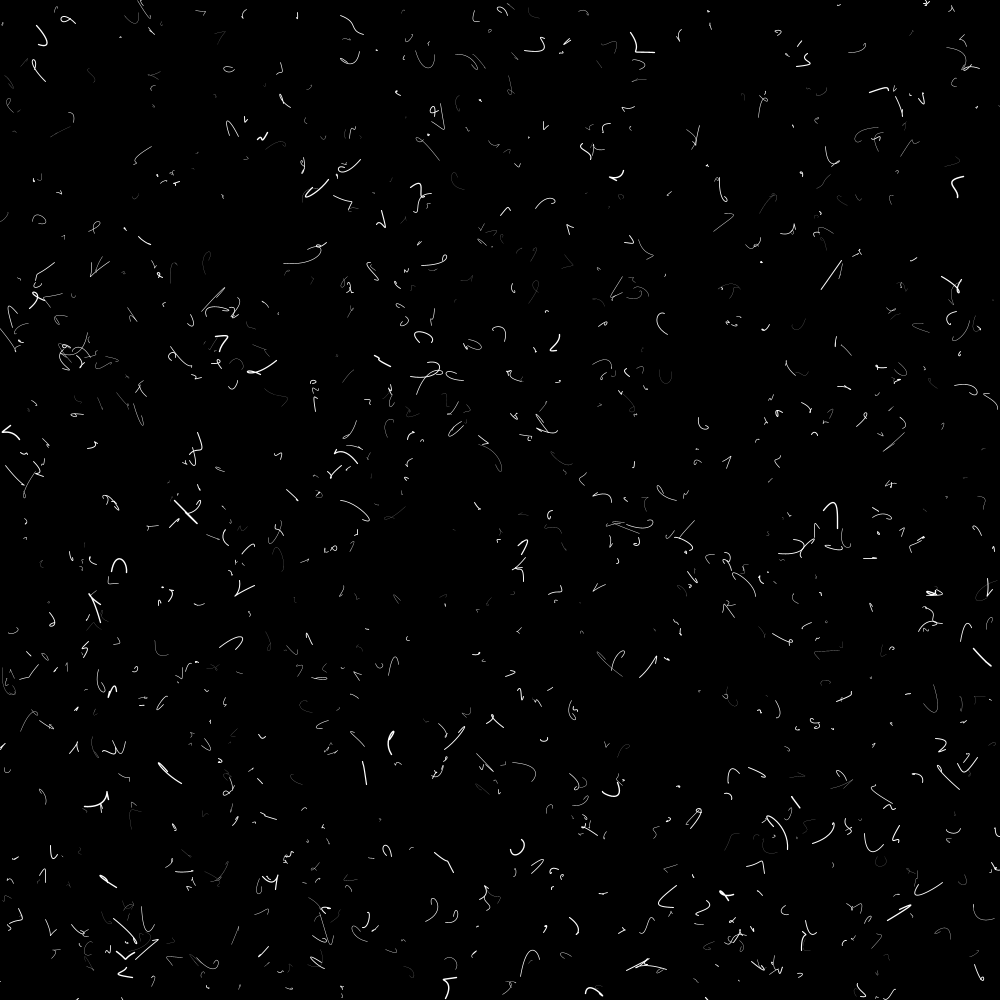
Frame 1 (no input)
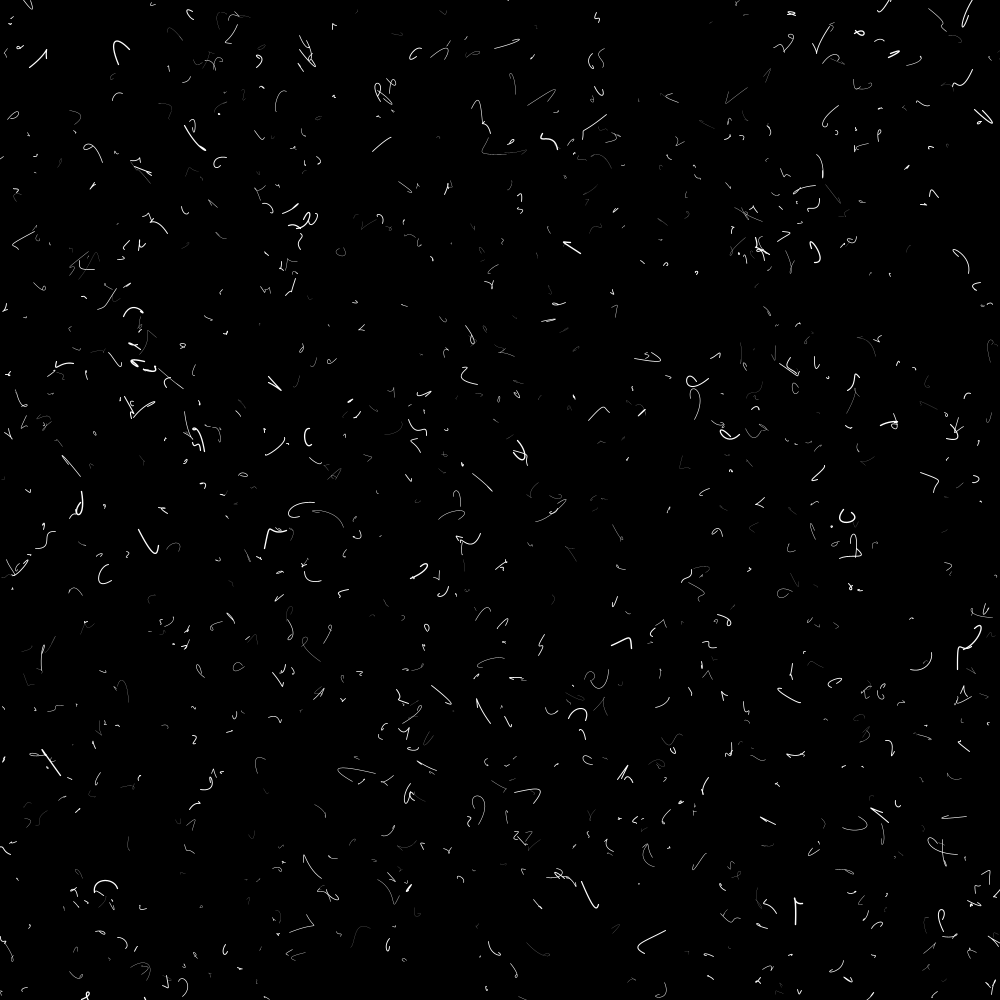
Frame 60 (the mouse pressed at the canvas centre just before this capture)
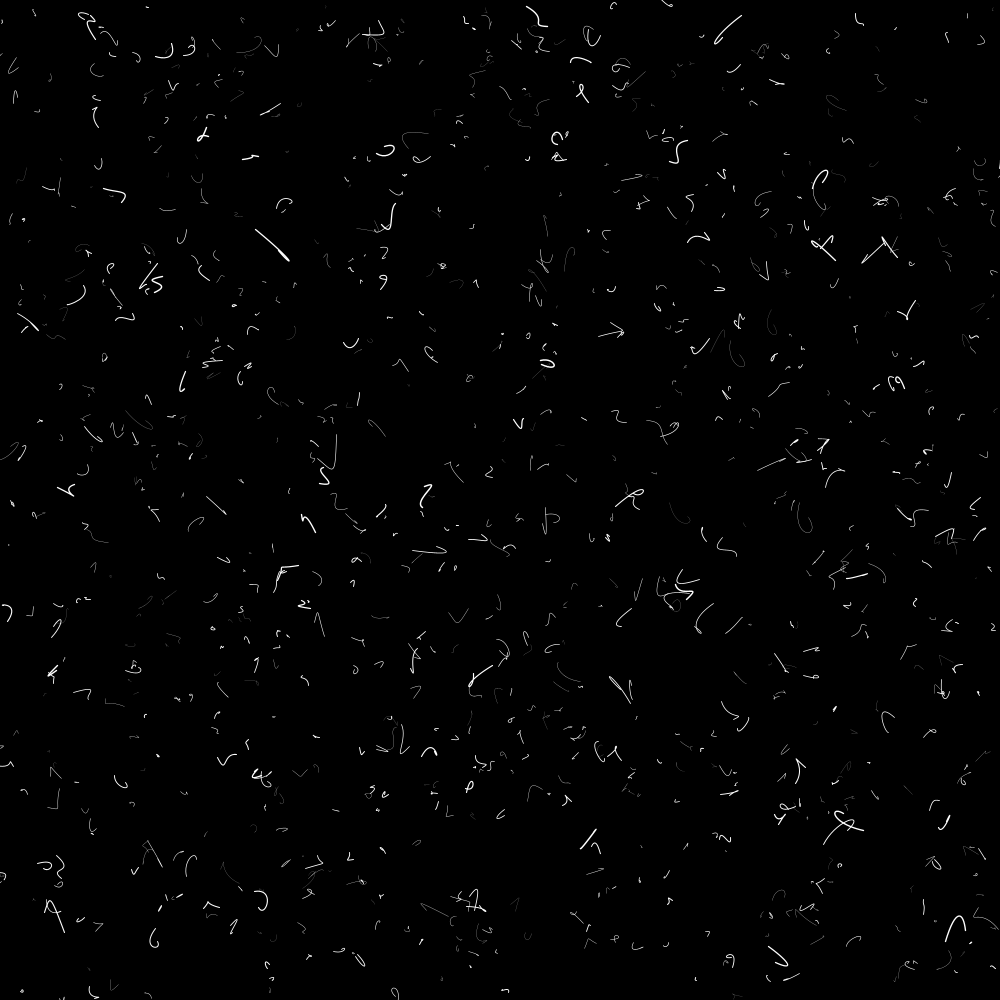
Frame 120 (the mouse held since frame 60 and released just before this capture)

The Processing sketch that drew these frames (run headless with seeded random() and noise(); from frame 60 on, the mouse is pressed at the canvas centre):

// Processing sketch: dustgen
// ── dustgen.pde
//used to generate dust textures. Also it looks cool if you stare at it for a while

void setup(){
  size(1000,1000);
  noFill();
  smooth();
  stroke(255);
  frameRate(10);

}
void draw(){

//frameRate(10);
mousePressed();
}
void mousePressed(){
  background(0);
  genDust(0.4,0.8,1000,1,1.5);
  //genDust(0.4,0.7,4000,1,1);
  //genDust(0.07,0.4,40000, 0.8,0.8);
  //genDust(0.06,0.2,200000,0.5, 0.5);
}
void genDust(float minSize, float maxSize, int numParticles, float maxSizeS, float maxSizeL){
  for(int i = 0; i < numParticles; i++){
    int x = (int)random(width);
    int y = (int)random(height);
    float scale = random(minSize,maxSize);
    //trend towards smaller dots
    scale = pow(scale,3);
    //make smaller dots have smaller stroke to eliminate just big dots everywhere
    if(scale < 0.4)strokeWeight(random(maxSizeS));
    else strokeWeight(random(0.1,maxSizeL));
    //the shape
    beginShape();
    vertex(x,y);
    bezierVertex(x + (scale * random(-50,50)), y + (scale * random(-50, 50)), x + (scale * random(-50, 50)), y + (scale * random(-50, 50)), x + (scale * random(-50, 50)), y + (scale * random(-50, 50)));
    endShape();
  }
}
